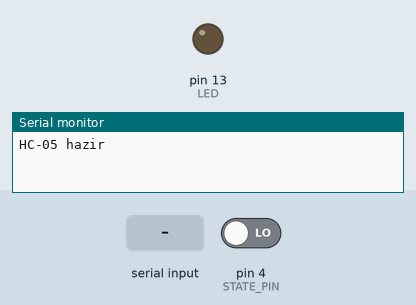
This sketch was run on a simulated Arduino Uno, built with avr-gcc and run on an emulated ATmega328P. On the bench: output pins drawn as LEDs (lit = HIGH), the last lines printed to the serial monitor. Inputs (shaded band) come from the test bench; at power-on: pin 4 (STATE_PIN) LOW.

Above: at 1.2 s.
1.3 s: "1" received over the second serial link
At 2.0 s:
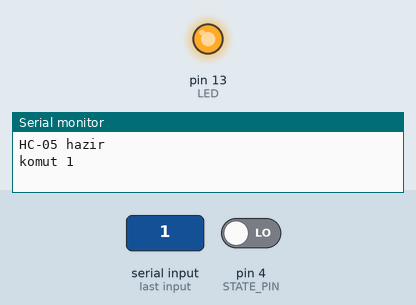
4.3 s: "0" received over the second serial link
At 5.6 s:
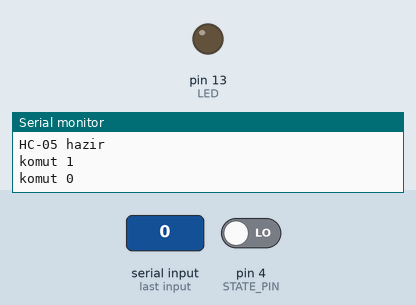
Timing chart, 0 to 7.3 s (numbered marks = the images above; inputs shaded):
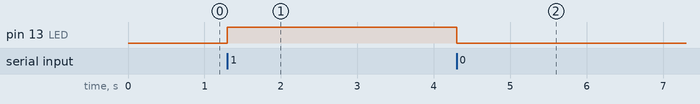

The sketch:

hc05_led.ino
```cpp
// HC-05 Bluetooth (veri kipi, 9600 baud): VCC -> 5V, GND -> GND, TXD -> D10 (Arduino RX), STATE -> D4.
// RXD 3,3 V girişidir: D11 -> 1 kΩ -> RXD, RXD -> 2 kΩ -> GND (gerilim bölücü: 5 V x 2/3 = 3,3 V).
// D0/D1 USB seri hattıdır (yükleme ve seri monitör); modül SoftwareSerial ile başka pinlere bağlanır.
// Telefondaki terminalden "1" LED'i yakar, "0" söndürür, "?" durumu sorar.
#include <SoftwareSerial.h>

SoftwareSerial bt(10, 11);  // RX, TX (Arduino tarafından)
const int LED = 13;
const int STATE_PIN = 4;    // HC-05 STATE: telefon bağlıyken HIGH
bool bagliydi = false;

void setup() {
  Serial.begin(9600);
  bt.begin(9600);           // HC-05 veri kipinin fabrika hızı
  pinMode(LED, OUTPUT);
  pinMode(STATE_PIN, INPUT);
  Serial.println("HC-05 hazir");
}

void loop() {
  bool bagli = digitalRead(STATE_PIN) == HIGH;
  if (bagli != bagliydi) {
    bagliydi = bagli;
    Serial.println(bagli ? "telefon bagli" : "baglanti yok");
    if (bagli) bt.println("Merhaba! 1: LED yak, 0: sondur, ?: durum");
  }
  while (bt.available()) {
    char c = bt.read();
    if (c == '1') { digitalWrite(LED, HIGH); bt.println("LED acik"); Serial.println("komut 1"); }
    else if (c == '0') { digitalWrite(LED, LOW); bt.println("LED kapali"); Serial.println("komut 0"); }
    else if (c == '?') { bt.println(digitalRead(LED) ? "LED acik" : "LED kapali"); }
  }
}
```

Measured:
- after the input at 1.3 s, pin 13 (LED): LOW → HIGH at once
- after the input at 4.3 s, pin 13 (LED): HIGH → LOW at once
